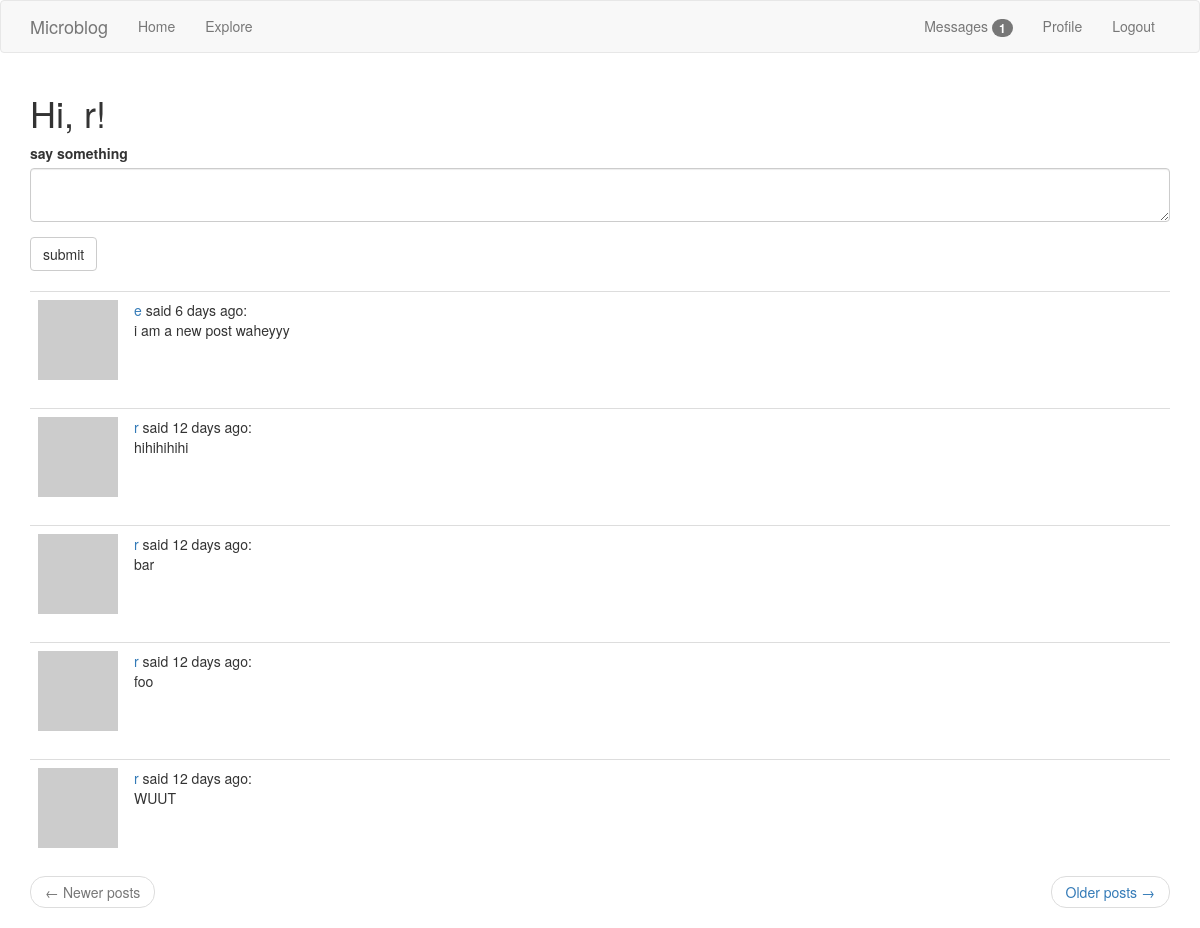
The page /index (signed in) on the database its author committed.
### app/models.py (models this page shows, shortened)
class User(UserMixin, db.Model):
    id = db.Column(db.Integer, primary_key=True)
    username = db.Column(db.String(64), index=True, unique=True)
    email = db.Column(db.String(120), index=True, unique=True)
    password_hash = db.Column(db.String(128))
    about_me = db.Column(db.String(140))
    last_seen = db.Column(db.DateTime, default = datetime.utcnow)
    posts = db.relationship('Post', backref='author', lazy='dynamic')
    followed = db.relationship(
        'User', secondary=followers,
        primaryjoin=(followers.c.follower_id == id),
        secondaryjoin=(followers.c.followed_id == id),
        backref=db.backref('followers', lazy='dynamic'), lazy='dynamic'
    )
    notifications = db.relationship('Notification', backref='user', lazy='dynamic')
    tasks = db.relationship('Task', backref='user', lazy='dynamic')
    def avatar(self, size):
        digest = md5(self.email.lower().encode('utf-8')).hexdigest()
        return 'https://www.gravatar.com/avatar/{}?d=retro&s={}'.format(digest, size)
    def followed_posts(self):
        followed = Post.query.join( #1- followers association table, 2- join condition
            followers, (followers.c.followed_id == Post.user_id)).filter(
                followers.c.follower_id == self.id)
        own = Post.query.filter_by(user_id = self.id) #assign user_id (me) to self.id - try filter_by(self.id) - does this work?
        return followed.union(own).order_by(Post.timestamp.desc())
    messages_sent = db.relationship('Message',
        foreign_keys='Message.sender_id',
        backref='author',
        lazy='dynamic')
    messages_received = db.relationship('Message',
        foreign_keys='Message.recipient_id',
        backref='recipient',
        lazy='dynamic')
    last_message_read_time = db.Column(db.DateTime)
    def new_messages(self):
        last_read_time = self.last_message_read_time or datetime(1900, 1, 1)
        return Message.query.filter_by(recipient=self).filter(
            Message.timestamp > last_read_time).count()

class Post(db.Model):
    id = db.Column(db.Integer, primary_key=True)
    body = db.Column(db.String(140))
    timestamp = db.Column(db.DateTime, index=True, default=datetime.utcnow)
    user_id = db.Column(db.Integer, db.ForeignKey('user.id'))

### app/main/routes.py (the view)
@bp.route('/', methods=['GET', 'POST'])
@bp.route('/index', methods=['GET', 'POST'])
@login_required
def index():
    form = PostForm()
    if form.validate_on_submit():
        post = Post(body=form.post.data, author=current_user)
        db.session.add(post)
        db.session.commit()
        flash('your post is now live')
        return redirect(url_for('main.index'))
    page = request.args.get('page', 1, type=int)
    posts = current_user.followed_posts().paginate(
        page, current_app.config['POSTS_PER_PAGE'], False) #same level as 'return' so we can reference it in index
    next_url = url_for('main.index', page=posts.next_num) if posts.has_next else None
    prev_url = url_for('main.index', page=posts.prev_num) if posts.has_prev else None
    return render_template('index.html', title='Home', posts=posts.items, form=form, next_url=next_url, prev_url=prev_url)

### app/main/forms.py
class PostForm(FlaskForm):
    post = TextAreaField('say something', validators=[
        DataRequired(), Length(min=1, max=140)])
    submit = SubmitField('submit')

### app/main/routes.py (called while the page is built)
@bp.before_app_request
def before_request():
    if current_user.is_authenticated:
        current_user.last_seen = datetime.utcnow()
        db.session.commit()

### app/models.py (called while the page is built)
@login.user_loader
def load_user(id):
    return User.query.get(int(id))

### app/templates/index.html
{% extends "base.html" %}
{% import 'bootstrap/wtf.html' as wtf %}
{% block app_content %}
    <h1>Hi, {{ current_user.username }}!</h1>
    {% if form %}
    {{ wtf.quick_form(form) }}
    <br>
    {% endif %}
    {% for post in posts %}
        {% include '_post.html' %}
    {% endfor %}
    <nav aria-label="...">
        <ul class="pager">
            <li class="previous{% if not prev_url %} disabled{% endif %}">
                <a href="{{ prev_url or '#' }}">
                    <span aria-hidden="true">&larr;</span> Newer posts
                </a>
            </li>
            <li class="next{% if not next_url %} disabled{% endif %}">
                <a href="{{ next_url or '#' }}">
                    Older posts <span aria-hidden="true">&rarr;</span>
                </a>
            </li>
        </ul>
    </nav>
{% endblock %}

### app/templates/base.html (shortened to what this page needs)
{% extends 'bootstrap/base.html' %}
{% block navbar %}
    <nav class="navbar navbar-default">
        <div class="container">
            <div class="navbar-header">
                <a class="navbar-brand" href="{{ url_for('main.index') }}">Microblog</a>
            </div>
            <div class="collapse navbar-collapse" id="bs-example-navbar-collapse-1">
                <ul class="nav navbar-nav">
                    <li><a href="{{ url_for('main.index') }}">Home</a></li>
                    <li><a href="{{ url_for('main.explore') }}">Explore</a></li>
                </ul>
                <ul class="nav navbar-nav navbar-right">
                    {% if current_user.is_anonymous %}
                    <li><a href="{{ url_for('auth.login') }}">Login</a></li>
                    {% else %}
                    <li>
                        <a href="{{ url_for('main.messages') }}">
                            Messages
                            {% set new_messages = current_user.new_messages() %}
                            <span id="message_count" class="badge" style="visibility: {% if new_messages %} visible {% else %} hidden {% endif %}">
                                {{ new_messages }}
                            </span>
                        </a>
                    </li>
                    <li><a href="{{ url_for('main.user', username=current_user.username) }}">Profile</a></li>
                    <li><a href="{{ url_for('auth.logout') }}">Logout</a></li>
                    {% endif %}
                </ul>
            </div>
        </div>
    </nav>
{% endblock %}
{% block content %}
    <div class="container">
        {% block app_content %}{% endblock %}
    </div>
{% endblock %}

### app/templates/_post.html
<table class="table table-hover">
    <tr>
        <td width="70px">
            <a href="{{ url_for('main.user', username=post.author.username) }}">
                <img src="{{ post.author.avatar(70) }}" />
            </a>
        </td>
        <td>
            <a href="{{ url_for('main.user', username=post.author.username) }}">
                {{ post.author.username }}
            </a>
            said {{ moment(post.timestamp).fromNow() }}:
            <br>
            {{ post.body }}
        </td>
    </tr>
</table>

### rows shown on the page
User: username "r"
Post: author.username "e", timestamp "6 days ago", body "i am a new post waheyyy"
Post: author.username "r", timestamp "12 days ago", body "hihihihihi"
Post: author.username "r", timestamp "12 days ago", body "bar"
Post: author.username "r", timestamp "12 days ago", body "foo"
Post: author.username "r", timestamp "12 days ago", body "WUUT"

### other values the page prints
{{ new_messages }} "1"
